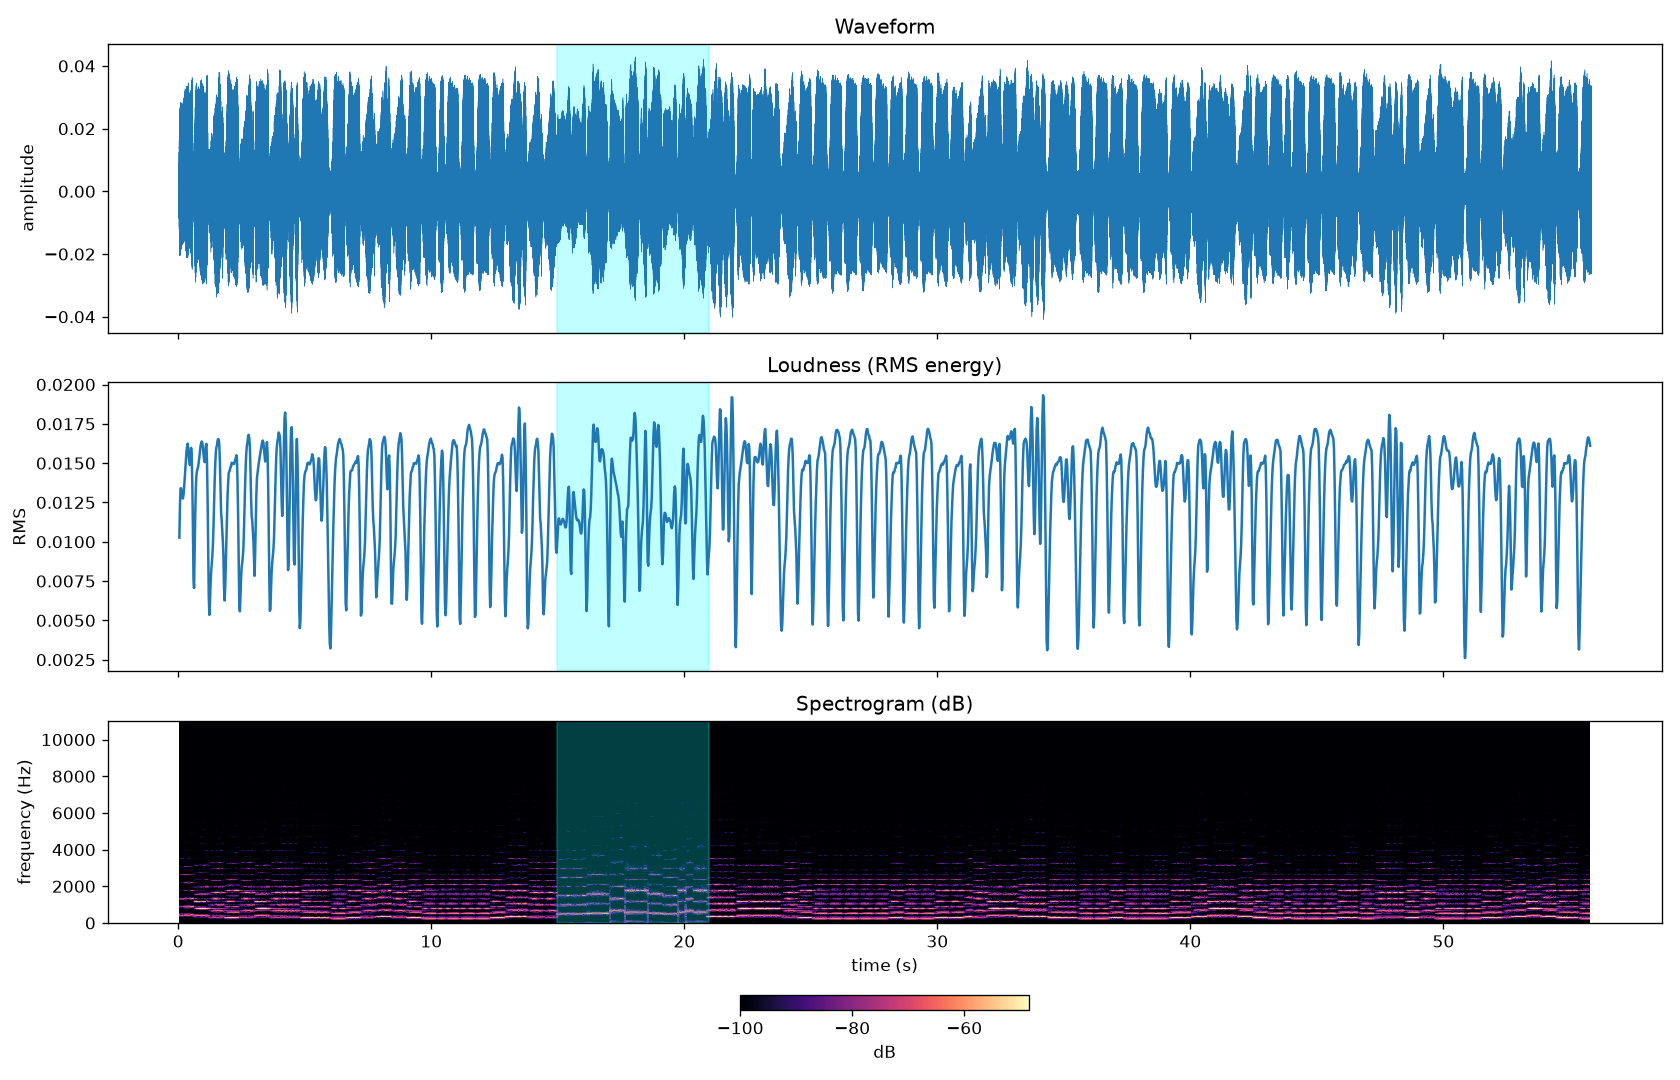

Source code (Python):
"""Visualize the training sound to see what makes the labeled section special.

Draws three panels on one shared time axis:
  1. waveform      - raw sample values
  2. RMS loudness  - how loud each short window is
  3. spectrogram   - which frequencies are present over time (in dB)
The labeled section from train-output.csv is shaded on every panel.
"""
import csv
from pathlib import Path

import matplotlib.pyplot as plt
import numpy as np
from scipy.io import wavfile
from scipy.signal import spectrogram

HERE = Path(__file__).parent
WAV_PATH = HERE / "train-input.wav"
CSV_PATH = HERE / "train-output.csv"
OUT_PATH = HERE / "looks.png"

FRAME = 2048  # samples per window (~93 ms at 22050 Hz)
HOP = 512     # step between windows (~23 ms)


def load_audio(path):
    """Read the WAV and return (samples as float in [-1, 1], sample rate)."""
    sr, x = wavfile.read(path)
    if x.ndim > 1:                      # stereo -> mono, just in case
        x = x.mean(axis=1)
    if np.issubdtype(x.dtype, np.integer):
        x = x.astype(np.float32) / np.iinfo(x.dtype).max
    return x.astype(np.float32), sr


def load_segments(path):
    """Read the (start_s, end_s) rows from the label CSV."""
    with open(path, newline="") as f:
        return [(float(r["start_s"]), float(r["end_s"])) for r in csv.DictReader(f)]


def rms_curve(x, sr, frame=FRAME, hop=HOP):
    """Loudness per window: sqrt(mean(x^2)). Returns (times, rms)."""
    n = 1 + (len(x) - frame) // hop
    frames = np.lib.stride_tricks.sliding_window_view(x, frame)[::hop][:n]
    rms = np.sqrt(np.mean(frames ** 2, axis=1))
    times = (np.arange(n) * hop + frame / 2) / sr   # centre of each window
    return times, rms


def main():
    x, sr = load_audio(WAV_PATH)
    segments = load_segments(CSV_PATH)
    t = np.arange(len(x)) / sr

    print(f"sample rate: {sr} Hz, duration: {len(x) / sr:.2f} s")
    print(f"labeled segments: {segments}")

    rms_t, rms = rms_curve(x, sr)
    f, spec_t, Sxx = spectrogram(x, fs=sr, nperseg=FRAME, noverlap=FRAME - HOP)
    Sxx_db = 10 * np.log10(Sxx + 1e-10)

    fig, axes = plt.subplots(3, 1, figsize=(14, 9), sharex=True)

    axes[0].plot(t, x, linewidth=0.3)
    axes[0].set_ylabel("amplitude")
    axes[0].set_title("Waveform")

    axes[1].plot(rms_t, rms)
    axes[1].set_ylabel("RMS")
    axes[1].set_title("Loudness (RMS energy)")

    mesh = axes[2].pcolormesh(spec_t, f, Sxx_db, shading="auto", cmap="magma")
    axes[2].set_ylabel("frequency (Hz)")
    axes[2].set_xlabel("time (s)")
    axes[2].set_title("Spectrogram (dB)")
    fig.colorbar(mesh, ax=axes[2], orientation="horizontal", pad=0.25,
                 fraction=0.05, label="dB")

    for ax in axes:
        for start, end in segments:
            ax.axvspan(start, end, color="cyan", alpha=0.25)

    # Quick numbers: how different is the labeled part from the rest?
    inside = np.zeros_like(rms, dtype=bool)
    for start, end in segments:
        inside |= (rms_t >= start) & (rms_t <= end)
    print(f"mean RMS inside label:  {rms[inside].mean():.4f}")
    print(f"mean RMS outside label: {rms[~inside].mean():.4f}")

    fig.tight_layout()
    fig.savefig(OUT_PATH, dpi=120)
    print(f"saved plot to {OUT_PATH}")
    plt.show()


if __name__ == "__main__":
    main()
